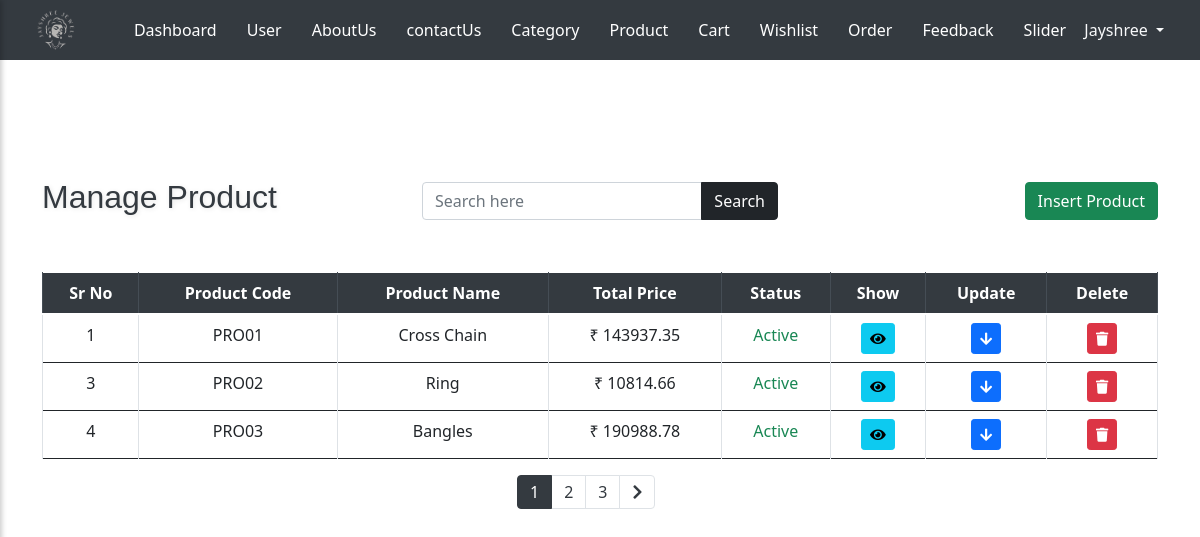
The page /admin/product.php (signed in) on the database as committed earlier.
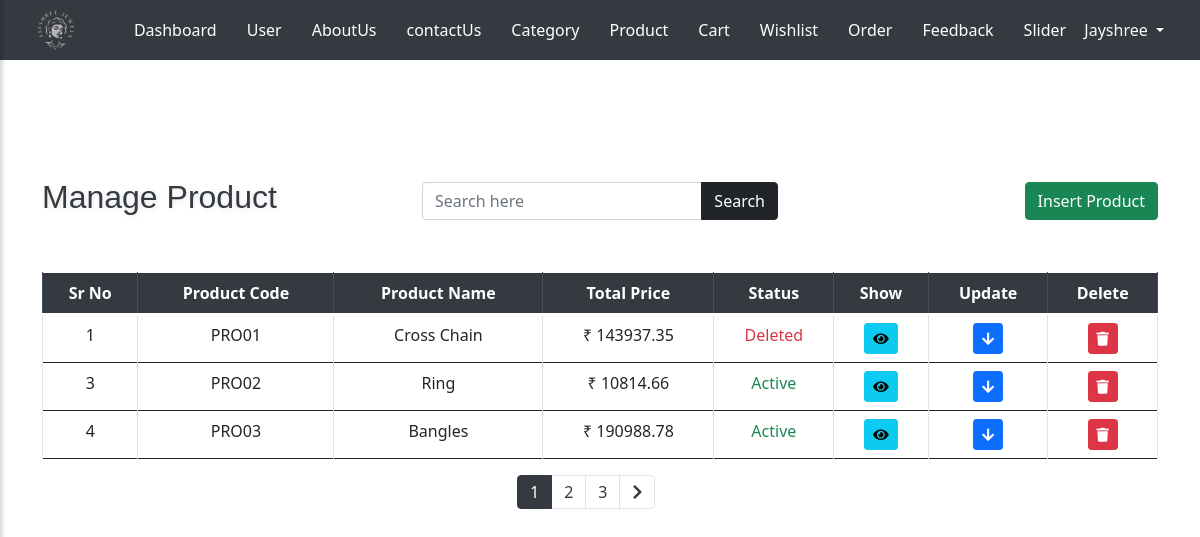
The same page on the database as committed later.
### tables this page shows
CREATE TABLE `product_tbl` (
  `p_id` int(10) NOT NULL,
  `p_code` varchar(10) NOT NULL,
  `p_name` varchar(100) NOT NULL,
  `p_c_code` varchar(10) NOT NULL,
  `p_type` varchar(30) NOT NULL,
  `p_gross_weight` decimal(10,3) NOT NULL,
  `p_diamond_weight` decimal(5,3) NOT NULL,
  `p_diamond_pices` int(5) NOT NULL,
  `p_purity` varchar(50) NOT NULL,
  `p_gold_weight` decimal(5,2) NOT NULL,
  `p_gold_price` decimal(10,2) NOT NULL,
  `p_diamond_price` decimal(10,2) NOT NULL,
  `p_making_charge` decimal(10,2) NOT NULL,
  `p_overhead_charges` decimal(10,2) NOT NULL,
  `p_base_price` decimal(10,2) NOT NULL,
  `p_tax` decimal(10,2) NOT NULL,
  `p_total_price` decimal(10,2) NOT NULL,
  `p_diamond_color` varchar(30) NOT NULL,
  `p_stock` int(5) NOT NULL,
  `p_discount` int(5) NOT NULL,
  `p_image` varchar(100) NOT NULL,
  `p_status` varchar(10) NOT NULL
);

### admin/product.php (the view, shortened to what the changed rows need)
<?php
include_once 'header.php';
include_once '../conn.php';
?>
<div class="container mt-5 pt-2">
    <div class="row mt-5 mb-4 align-items-center">
        <div class="col-12 col-md-4 d-flex justify-content-center justify-content-md-start mb-2 mb-md-0">
            <h2 class="text-center text-md-left">Manage Product</h2>
        </div>
    </div>
    <div class="row mt-5">
        <div class="col-12">
            <div class="table-responsive">
                <table class="table table-bordered text-center align-middle">
                    <thead class="thead-dark">
                        <tr>
                            <th scope="col">Sr No</th>
                            <th scope="col">Product Code</th>
                            <th scope="col">Product Name</th>
                            <th scope="col">Total Price</th>
                            <th scope="col">Status</th>
                            <th scope="col">Show</th>
                            <th scope="col">Update</th>
                            <th scope="col">Delete</th>
                        </tr>
                    </thead>
                    <tbody>
                        <?php
                         $search_query = '';
                        $records_per_page = 3;
                        $page = isset($_GET['page']) ? $_GET['page'] : 1;
                        $start_from = ($page - 1) * $records_per_page;
                        $q = "SELECT * FROM product_tbl $search_query LIMIT $start_from, $records_per_page";
                        $result = mysqli_query($con, $q);
                        while ($r = mysqli_fetch_assoc($result)) {
                            ?>
                            <tr>
                                <td><?php echo $r['p_id']; ?></td>
                                <td><?php echo $r['p_code']; ?></td>
                                <td><?php echo $r['p_name']; ?></td>
                                <td>₹ <?php echo $r['p_total_price']; ?></td>
                                <td><span class="status-text
                                    <?php
                                        echo ($r['p_status'] === 'Deleted') ? 'text-danger' :
                                            (($r['p_status'] === 'Inactive') ? 'text-primary' : 'text-success');
                                    ?>">
                                    <?php echo $r['p_status']; ?>
                                </span>
                                </td>
                                <td>
                                    <button class="btn btn-info btn-sm show-btn"
                                        data-target="#detailRow<?php echo $r['p_id']; ?>"><i
                                            class="fas fa-eye"></i></button>
                                </td>
                                <td><button class="btn btn-primary btn-sm update-btn"
                                        data-target-update="#updateRow<?php echo $r['p_id']; ?>"><i
                                            class="fas fa-arrow-down "></button></td>
                                <td>
                                    <form method="POST" action="">
                                        <button type="submit" name="delete" class="btn btn-danger btn-sm"
                                            onclick="return confirm('Are you sure you want to delete this record?');">
                                            <i class="fas fa-trash"></i>
                                        </button>
                                    </form>
                                </td>
                            </tr>
                            <?php
                        }
                        ?>
                    </tbody>
                </table>
            </div>
        </div>
    </div>
    </body>
    </html>

Rows that differ between the two databases and show on the page:
changed product_tbl "PRO01": p_status "Active" → "Deleted"
